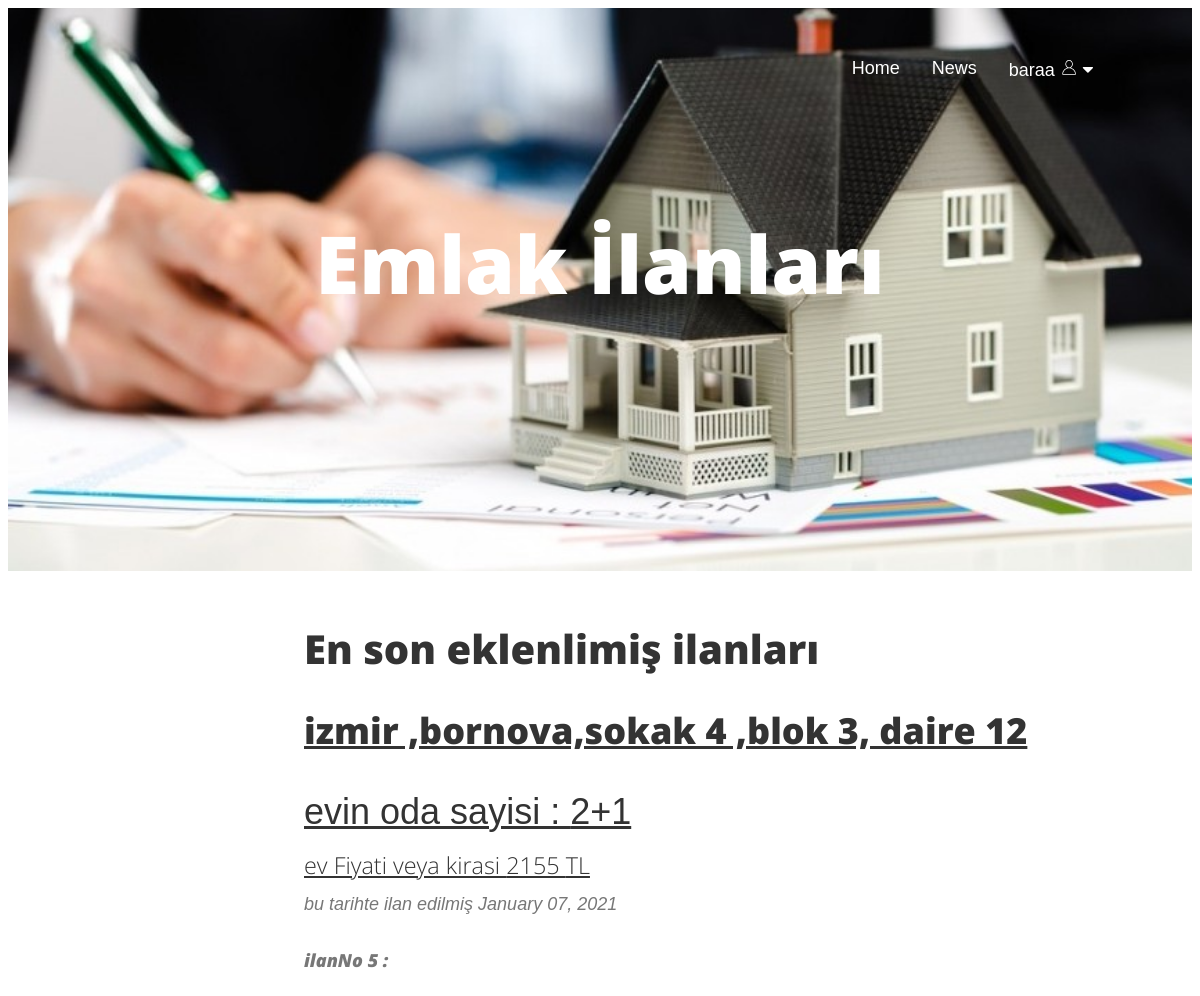
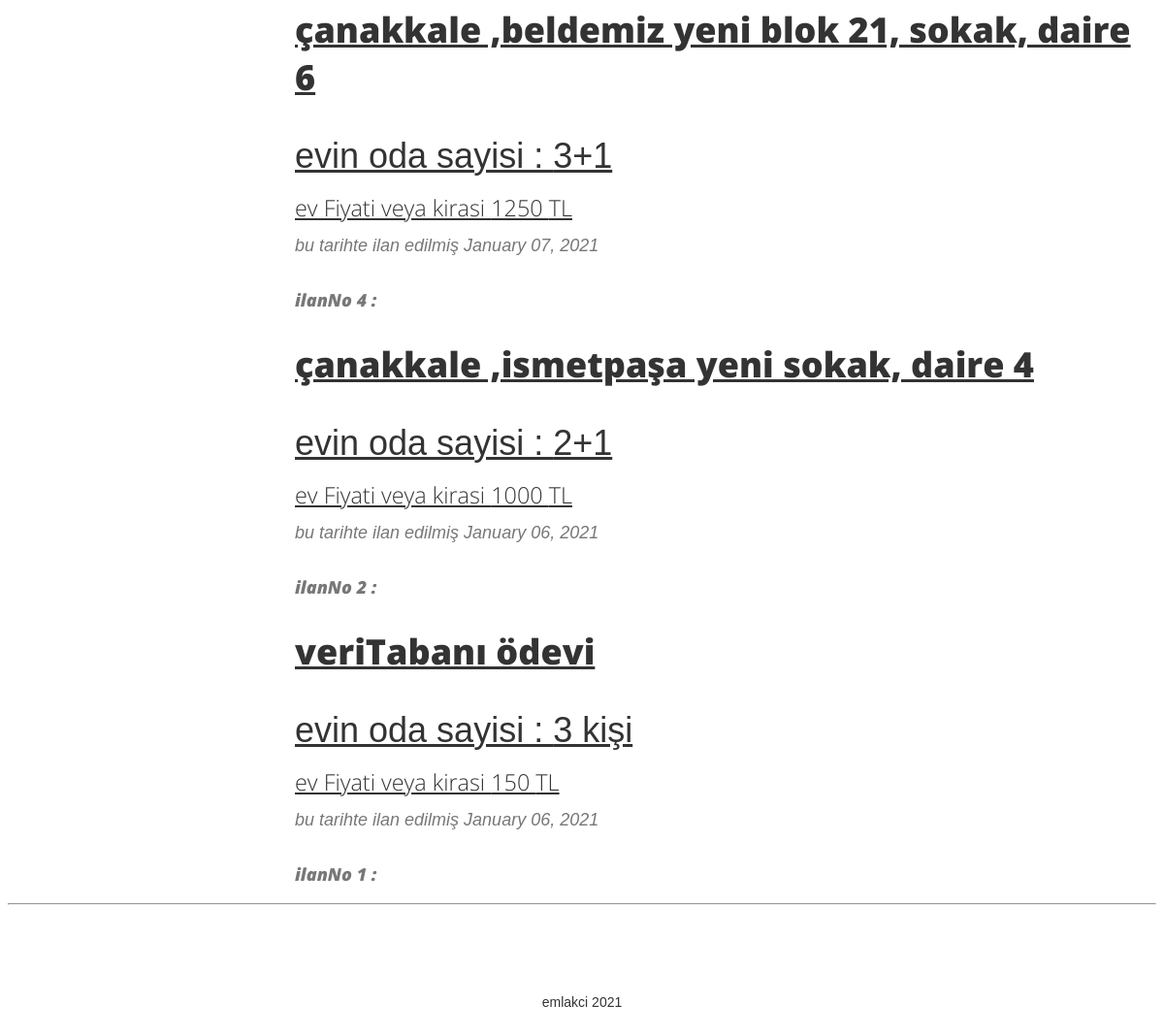
The page /indexuser (signed in) on the database its author committed (2 pictures, top to bottom).
### app.py (models this page shows)
class User(UserMixin, db.Model):
    id = db.Column(db.Integer, primary_key=True)
    username = db.Column(db.String(15), unique=True)
    email = db.Column(db.String(50), unique=True)
    password = db.Column(db.String(80), nullable=False)
    fname = db.Column(db.String(20), nullable=True)
    lname = db.Column(db.String(25), nullable=True)
    fnumber = db.Column(db.String(20), nullable=True)
    photo = db.Column(db.LargeBinary, nullable=True)

class Blogpost(db.Model):
    id = db.Column(db.Integer, primary_key=True)
    ev_adresi = db.Column(db.String(50))
    oda_sayisi = db.Column(db.String(50))
    fiyat = db.Column(db.String(20))
    date_posted = db.Column(db.DateTime)
    aciklama = db.Column(db.Text)

### app.py (the view)
@app.route('/indexuser')
@login_required
def indexuser():
    userData = User.query.filter_by(id=current_user.id).one()
    posts1 = Blogpost.query \
        .order_by(Blogpost.date_posted.desc()).all()
    return render_template('user/indexuser.html', userData=userData,posts=(posts1))

### app.py (called while the page is built)
@login_manager.user_loader
def load_user(user_id):
    return User.query.get(int(user_id))

### templates/user/indexuser.html (shortened to what this page needs)
<!DOCTYPE html>
<html lang="en">
<head>
    <link rel="stylesheet" href="https://cdnjs.cloudflare.com/ajax/libs/font-awesome/4.7.0/css/font-awesome.min.css">
    <link href="{{ url_for('static', filename='clean-blog.min.css') }}" rel="stylesheet">
    <link href="{{ url_for('static', filename='menuNav.css') }}" rel="stylesheet" type="text/css">
</head>
<body>
<div class="  pull-right" style="padding-right:7%;padding-top:3%;">
    <div class="row">
        <nav class="navbar   ">
            <a href="#home">Home</a>
            <a href="#news">News</a>
            <div class="dropdown">
                <button class="dropbtn">
                    {{userData.fname}}
                    <i class="fa fa-caret-down"></i>
                </button>
            </div>
        </nav>
    </div>
</div>
<header class="masthead" style="background-image: url('{{ url_for('static', filename='emlak-bg.jpg') }}')">
    <div class="container">
        <div class="row">
            <div class="col-lg-8 col-md-10 mx-auto">
                <div class="site-heading">
                    <h1>Emlak İlanları</h1>
                </div>
            </div>
        </div>
    </div>
</header>
<div class="container" style="padding-left: 25%">
    <div class="row">
        <h1 class="post-preview">En son eklenlimiş ilanları </h1>
        <div class="col-lg-8 col-md-10 mx-auto">
            {% for post in posts %}
            <div class="post-preview">
                <a href="{{ url_for('post', post_id=post.id) }}">
                    <h4 class="post-title">
                        {{ post.ev_adresi }}
                    </h4>
                    <p class="post-title">
                        evin oda sayisi : {{ post.oda_sayisi }}
                    </p>
                    <h3 class="post-subtitle">
                        ev Fiyati veya kirasi {{ post.fiyat }} TL
                    </h3>
                </a>
                <p class="post-meta">bu tarihte ilan edilmiş {{ post.date_posted.strftime('%B %d, %Y') }} </p>
                <h3 class="post-meta">
                    ilanNo {{ post.id }} :</h3>
            </div>
            {% endfor %}
        </div>
    </div>
</div>
<hr>
<footer>
    <div class="container">
        <div class="row">
            <div class="col-lg-8 col-md-10 mx-auto">
                <p class="copyright text-muted">emlakci 2021</p>
            </div>
        </div>
    </div>
</footer>
</body>
</html>

### static/menuNav.css (style rules this page uses)
.dropbtn { background-color: #4CAF50; color: white; padding: 16px; font-size: 16px; border: none; }
.dropdown { position: relative; display: inline-block; }

### templates/user/indexuser.html (style rules this page uses)
body { font-family: Arial, Helvetica, sans-serif; }
.navbar { overflow: hidden; }
.navbar a { float: left; font-size: 18px; color: white; text-align: center; padding: 14px 16px; text-decoration: none; }
.dropdown { float: left; overflow: hidden; }
.dropdown .dropbtn { font-size: 18px; border: none; outline: none; color: white; padding: 14px 16px; background-color: inherit; font-family: inherit; margin: 0; }
.svg-icon { width: 1em; height: 1em; }

### rows shown on the page
User: fname "baraa"
Blogpost: ev_adresi "izmir ,bornova,sokak 4 ,blok 3, daire 12", oda_sayisi "2+1", fiyat "2155", date_posted "January 07, 2021", id "5"
Blogpost: ev_adresi "çanakkale ,beldemiz yeni blok 21, sokak, daire 6", oda_sayisi "3+1", fiyat "1250", date_posted "January 07, 2021", id "4"
Blogpost: ev_adresi "çanakkale ,ismetpaşa yeni sokak, daire 4", oda_sayisi "2+1", fiyat "1000", date_posted "January 06, 2021", id "2"
Blogpost: ev_adresi "veriTabanı ödevi", oda_sayisi "3 kişi", fiyat "150", date_posted "January 06, 2021", id "1"
